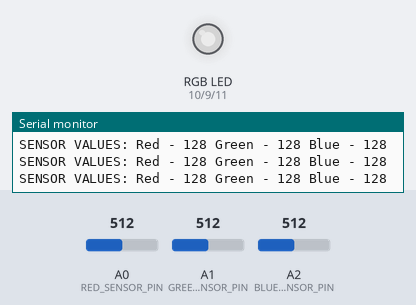
This sketch was run on a simulated Arduino Uno, built with avr-gcc and run on an emulated ATmega328P. Parts: an RGB LED mixed from three pins (HIGH = lit), the last lines printed to the serial monitor. The test bench sets the inputs (shaded band); at power-on: A0 (RED_SENSOR_PIN) = 512, A1 (GREEN_SENSOR_PIN) = 512, A2 (BLUE_SENSOR_PIN) = 512. Dim RGB values are drawn brighter than linear.

Above: at 1.2 s.
1.3 s: A0 (RED_SENSOR_PIN) set to 407
At 2.1 s:
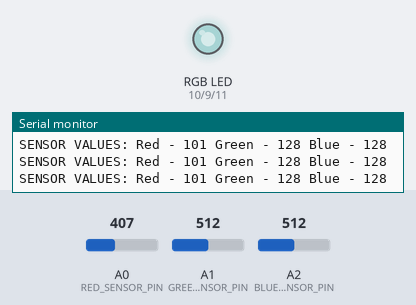
4.3 s: A0 (RED_SENSOR_PIN) set to 384
At 4.9 s:
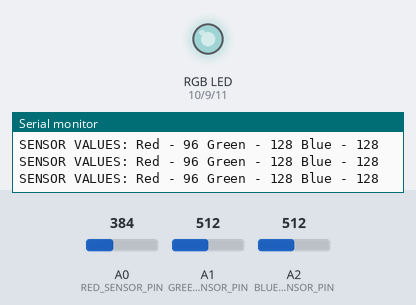
7.3 s: A1 (GREEN_SENSOR_PIN) set to 412
At 8.6 s:
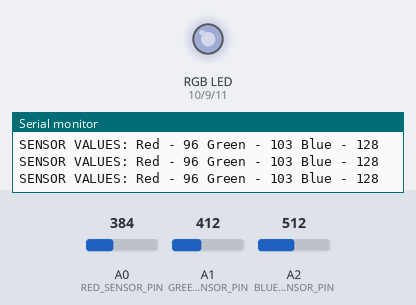
10.3 s: A1 (GREEN_SENSOR_PIN) set to 388
At 11.1 s:
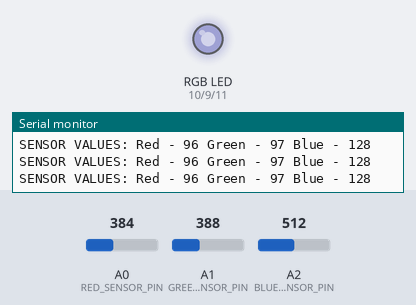
13.3 s: A2 (BLUE_SENSOR_PIN) set to 417
At 14.4 s:
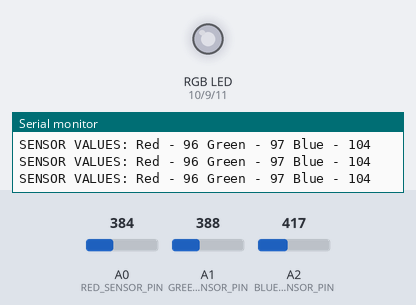
16.3 s: A2 (BLUE_SENSOR_PIN) set to 393
At 17.7 s:
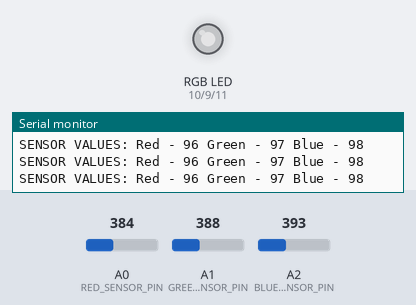
Timing chart, 0 to 19.3 s (numbered marks = the images above; inputs shaded):
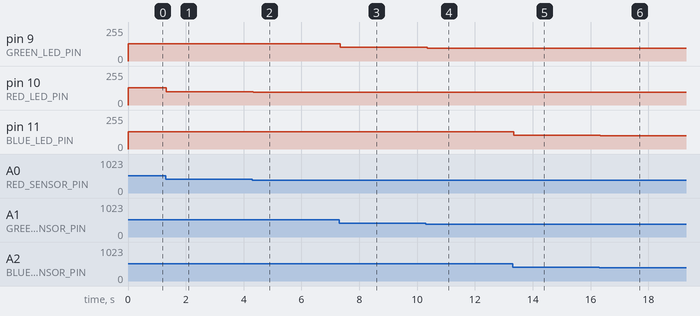

Measured:
- after the input at 1.3 s, pin 10 (RED_LED_PIN): 128/255 → 101/255 at once
- after the input at 4.3 s, pin 10 (RED_LED_PIN): 101/255 → 96/255 at once
- after the input at 7.3 s, pin 9 (GREEN_LED_PIN): 128/255 → 103/255 at once
- after the input at 10.3 s, pin 9 (GREEN_LED_PIN): 103/255 → 97/255 at once
- after the input at 13.3 s, pin 11 (BLUE_LED_PIN): 128/255 → 104/255 at once
- after the input at 16.3 s, pin 11 (BLUE_LED_PIN): 104/255 → 98/255 at once

The sketch:

color-mixing-lamp.ino
```cpp
const int RED_LED_PIN = 10;
const int GREEN_LED_PIN = 9;
const int BLUE_LED_PIN = 11;

const int RED_SENSOR_PIN = A0;
const int GREEN_SENSOR_PIN = A1;
const int BLUE_SENSOR_PIN = A2;

int redLedVal = 0;
int greenLedVal = 0;
int blueLedVal = 0;

int redSensorVal = 0;
int greenSensorVal = 0;
int blueSensorVal = 0;

void setup() {
  Serial.begin(9600);

  pinMode(RED_LED_PIN, OUTPUT);
  pinMode(GREEN_LED_PIN, OUTPUT);
  pinMode(BLUE_LED_PIN, OUTPUT);
}

void loop() {
  delay(5);
  redSensorVal = analogRead(RED_SENSOR_PIN) / 4;
  delay(5);
  greenSensorVal = analogRead(GREEN_SENSOR_PIN) / 4;
  delay(5);
  blueSensorVal = analogRead(BLUE_SENSOR_PIN) / 4;

  analogWrite(RED_LED_PIN, redSensorVal);
  analogWrite(GREEN_LED_PIN, greenSensorVal);
  analogWrite(BLUE_LED_PIN, blueSensorVal);

  printValues();
}

void printValues() {
  Serial.print("SENSOR VALUES: Red - ");
  Serial.print(redSensorVal);
  Serial.print(" Green - ");
  Serial.print(greenSensorVal);
  Serial.print(" Blue - ");
  Serial.print(blueSensorVal);
  Serial.println("\n");
}
```
